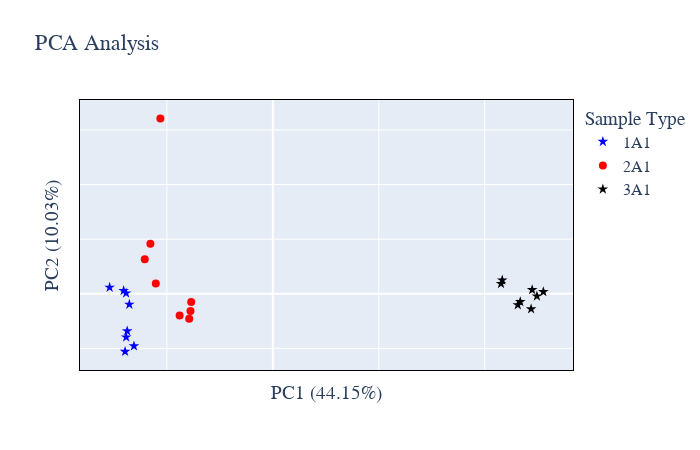

Notebook source saved alongside this figure:
### Code cell
# Abundance PCA plot
plot_options={

            "compare groups": [0,1,2],
            "title": "PCA Analysis",
            "color": ["blue", "red", "black", "yellow", "green", "purple",
                      "orange", "brown", "pink", "gray", "olive", "cyan"],
            "symbol": ['star', 'circle'],
            "marker_size": 8,
            "width": 700,
            "height": 450,
            "font": dict(size=16, family="Arial black"),
            "ylimits": [],
            "xlimits": [],
            "help for information only": \
            "compare groups: list of two numbers default [0,1] means compare" \
            "color: the first few colors will be used"
            "xlimits: list or tuple of two numbers [0,10]." \
        }
figure, _, _ =PCA_plots(data_obj, plot_options, saved_settings)
figure.show()
#figure.write_image("images/test.svg")

### Figure 1 — Plotly figure (JSON) as saved in the notebook; plotly's stock layout.template omitted (floating-point values rounded to 4 significant figures)
{"data": [{"hovertemplate": "%{text}<br>PC1: %{x} <br>PC2: %{y}", "legendgroup": "1A1", "marker": {"color": "blue", "size": 8, "symbol": "star"}, "mode": "markers", "name": "1A1", "orientation": "v", "showlegend": true, "text": ["LL1031_1A1_16ng_chip1_A5_chan2", "LL1031_1A1_16ng_chip1_A6_chan2", "LL1031_1A1_16ng_chip1_B5_chan1", "LL1031_1A1_16ng_chip1_B6_chan1", "LL1031_1A1_16ng_chip1_C5_chan1", "LL1031_1A1_16ng_chip1_C6_chan2", "LL1031_1A1_16ng_chip1_D5_chan2", "LL1031_1A1_16ng_chip1_D6_chan1"], "type": "scatter", "x": [-13.85, -13.75, -13.95, -13.11, -15.4, -14.09, -13.55, -13.85], "xaxis": "x", "y": [0.1225, -6.824, -10.57, -9.558, 1.168, 0.5695, -1.947, -7.95], "yaxis": "y"}, {"hovertemplate": "%{text}<br>PC1: %{x} <br>PC2: %{y}", "legendgroup": "2A1", "marker": {"color": "red", "size": 8, "symbol": "circle"}, "mode": "markers", "name": "2A1", "orientation": "v", "showlegend": true, "text": ["LL1031_2A1_16ng_chip1_A5_chan1", "LL1031_2A1_16ng_chip1_A6_chan2", "LL1031_2A1_16ng_chip1_B5_chan2", "LL1031_2A1_16ng_chip1_B6_chan1", "LL1031_2A1_16ng_chip1_C5_chan1", "LL1031_2A1_16ng_chip1_C6_chan2", "LL1031_2A1_16ng_chip1_D5_chan2", "LL1031_2A1_16ng_chip1_D6_chan1"], "type": "scatter", "x": [-7.894, -11.05, -7.705, -12.09, -7.774, -10.62, -8.8, -11.56], "xaxis": "x", "y": [-4.574, 1.864, -1.498, 6.33, -3.159, 32.09, -3.954, 9.152], "yaxis": "y"}, {"hovertemplate": "%{text}<br>PC1: %{x} <br>PC2: %{y}", "legendgroup": "3A1", "marker": {"color": "black", "size": 8, "symbol": "star"}, "mode": "markers", "name": "3A1", "orientation": "v", "showlegend": true, "text": ["LL1031_3A1_16ng_chip1_A5_chan2", "LL1031_3A1_16ng_chip1_A6_chan2", "LL1031_3A1_16ng_chip1_B6_chan1", "LL1031_3A1_16ng_chip1_C6_chan2", "LL1031_3A1_16ng_chip1_B5_chan1", "LL1031_3A1_16ng_chip1_C5_chan2", "LL1031_3A1_16ng_chip1_D5_chan1", "LL1031_3A1_16ng_chip1_D6_chan1"], "type": "scatter", "x": [23.36, 21.54, 24.48, 24.93, 24.38, 23.13, 21.66, 25.54], "xaxis": "x", "y": [-1.456, 1.86, 0.7336, -0.4319, -2.782, -2.046, 2.491, 0.3654], "yaxis": "y"}], "layout": {"font": {"family": "Arial black", "size": 16}, "height": 450, "legend": {"title": {"text": "Sample Type"}, "tracegroupgap": 0}, "title": {"text": "PCA Analysis"}, "width": 700, "xaxis": {"anchor": "y", "domain": [0, 1], "linecolor": "black", "mirror": true, "showticklabels": false, "title": {"text": "PC1 (44.15%)"}}, "yaxis": {"anchor": "x", "domain": [0, 1], "linecolor": "black", "mirror": true, "showticklabels": false, "title": {"text": "PC2 (10.03%)"}}}}
